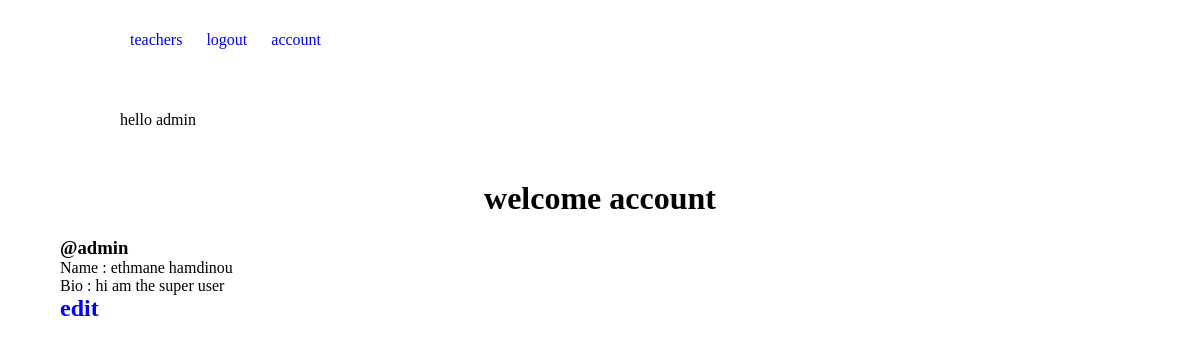
The app's page /account/ (signed in) with its own data.
### account/models.py (models this page shows, shortened)
class Profile(models.Model):
    user = models.OneToOneField(User, on_delete=models.CASCADE)
    first_name = models.CharField(max_length=200, null=True)
    last_name = models.CharField(max_length=200, null=True)
    username = models.CharField(max_length=200, null=True, unique=True)
    email = models.EmailField(max_length=200)
    bio = models.TextField()

### account/views.py (the view)
# urls.py: path('account/', views.account, name='account'),
@login_required(login_url='login')
def account(request):
    profile = request.user.profile
    return render(request,'account.html',{'profile':profile})

### account/templates/account.html
{% extends 'index.html'%}
{% load static%}
{% block body%}
<div class="container">
<h1>welcome account</h1>
<h3>@{{profile.user}}</h3>
<p>Name : {{profile.first_name}} {{profile.last_name}}</p>
<p>Bio : {{profile.bio}}</p>
<a href="{% url 'edit-account'%}"><h2>edit</h2></a></div>
{% endblock%}

### templates/index.html (shortened to what this page needs)
<!DOCTYPE html>
{% load static%}
<html lang="en">
<head>
    <link rel="stylesheet" href="{% static 'css/style.css'%}">
</head>
<body>
    <div class="header">
    <a href="{% url 'profile'%}">teachers</a>
    {% if request.user.is_authenticated %}
    <a href="{% url 'logout' %}">logout</a>
    <a href="{% url 'account'%}">account</a>
<p>hello {{request.user}}</p>
    {% else %}
    <a href="{% url 'login'%}">login</a>
    <a href="{% url 'register'%}">register</a>
    {% endif%}
</div>
    {% block body%}{% endblock body%}
</body>
</html>

### account/static/css/style.css (style rules this page uses)
* { margin:0; padding: 0; }
.header { width: 80%; margin: 0 auto; line-height: 80px; }
a { text-decoration: none; }
.header a { margin: 10px; }
.container { width: 90%; margin: 0 auto; }
.container h1 { text-align: center; margin: 20px; }

### records on screen
Profile: user "admin", first_name "ethmane", last_name "hamdinou", bio "hi am the super user"

### other values on screen
{{ request.user }} "admin"
